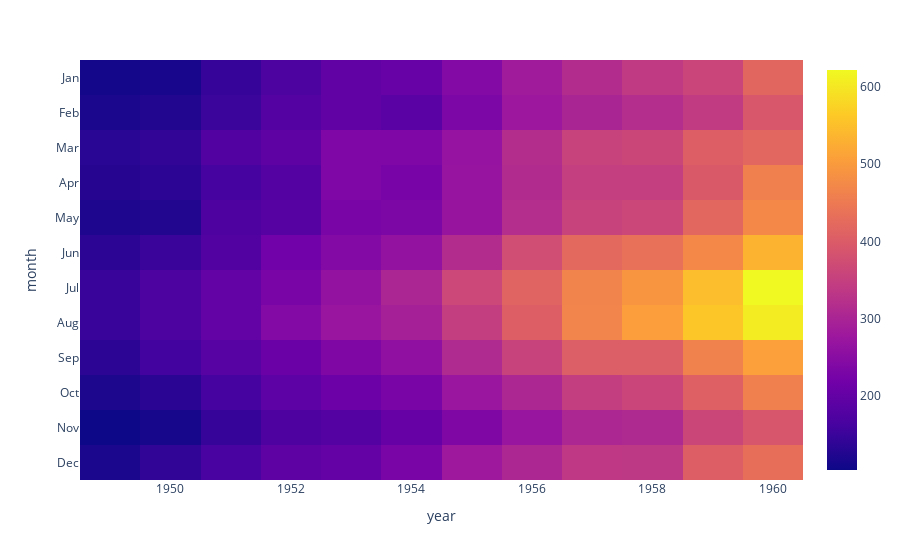

Write notebook code for a chart like this one.
### Code cell
flights = sns.load_dataset("flights")
flights = flights.pivot("month", "year", "passengers")

fig = px.imshow(flights)
fig.show()

### Figure 1 — Plotly figure (JSON) as saved in the notebook; plotly's stock layout.template omitted (floating-point values rounded to 4 significant figures; data arrays with more than 128 entries replaced by an {"elided": "..."} marker saying what was removed)
{"data": [{"coloraxis": "coloraxis", "hovertemplate": "year: %{x}<br>month: %{y}<br>color: %{z}<extra></extra>", "name": "0", "type": "heatmap", "x": [1949, 1950, 1951, 1952, 1953, 1954, 1955, 1956, 1957, 1958, 1959, 1960], "xaxis": "x", "y": ["Jan", "Feb", "Mar", "Apr", "May", "Jun", "Jul", "Aug", "Sep", "Oct", "Nov", "Dec"], "yaxis": "y", "z": {"elided": "12x12 int values"}}], "layout": {"coloraxis": {"colorscale": [[0, "#0d0887"], [0.1111, "#46039f"], [0.2222, "#7201a8"], [0.3333, "#9c179e"], [0.4444, "#bd3786"], [0.5556, "#d8576b"], [0.6667, "#ed7953"], [0.7778, "#fb9f3a"], [0.8889, "#fdca26"], [1, "#f0f921"]]}, "margin": {"t": 60}, "xaxis": {"anchor": "y", "constrain": "domain", "domain": [0, 1], "scaleanchor": "y", "title": {"text": "year"}}, "yaxis": {"anchor": "x", "autorange": "reversed", "constrain": "domain", "domain": [0, 1], "title": {"text": "month"}}}}
